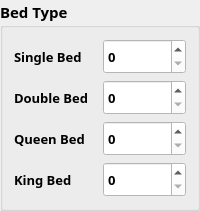
                                <widget class="QGroupBox" name="groupBox_11">
                                 <property name="sizePolicy">
                                  <sizepolicy hsizetype="Preferred" vsizetype="Expanding">
                                   <horstretch>0</horstretch>
                                   <verstretch>0</verstretch>
                                  </sizepolicy>
                                 </property>
                                 <property name="font">
                                  <font>
                                   <family>Century Gothic</family>
                                   <pointsize>11</pointsize>
                                   <weight>75</weight>
                                   <bold>true</bold>
                                  </font>
                                 </property>
                                 <property name="styleSheet">
                                  <string notr="true"/>
                                 </property>
                                 <property name="title">
                                  <string>Bed Type </string>
                                 </property>
                                 <layout class="QGridLayout" name="gridLayout_85">
                                  <item row="1" column="1">
                                   <widget class="QSpinBox" name="s2Double">
                                    <property name="minimumSize">
                                     <size>
                                      <width>60</width>
                                      <height>35</height>
                                     </size>
                                    </property>
                                    <property name="font">
                                     <font>
                                      <family>Century Gothic</family>
                                      <pointsize>10</pointsize>
                                     </font>
                                    </property>
                                    <property name="styleSheet">
                                     <string notr="true">background-color: rgb(255, 255, 255);</string>
                                    </property>
                                   </widget>
                                  </item>
                                  <item row="2" column="1">
                                   <widget class="QSpinBox" name="s2Queen">
                                    <property name="minimumSize">
                                     <size>
                                      <width>60</width>
                                      <height>35</height>
                                     </size>
                                    </property>
                                    <property name="font">
                                     <font>
                                      <family>Century Gothic</family>
                                      <pointsize>10</pointsize>
                                     </font>
                                    </property>
                                    <property name="styleSheet">
                                     <string notr="true">background-color: rgb(255, 255, 255);</string>
                                    </property>
                                   </widget>
                                  </item>
                                  <item row="3" column="1">
                                   <widget class="QSpinBox" name="s2King">
                                    <property name="minimumSize">
                                     <size>
                                      <width>60</width>
                                      <height>35</height>
                                     </size>
                                    </property>
                                    <property name="font">
                                     <font>
                                      <family>Century Gothic</family>
                                      <pointsize>10</pointsize>
                                     </font>
                                    </property>
                                    <property name="styleSheet">
                                     <string notr="true">background-color: rgb(255, 255, 255);</string>
                                    </property>
                                   </widget>
                                  </item>
                                  <item row="0" column="1">
                                   <widget class="QSpinBox" name="s2Single">
                                    <property name="minimumSize">
                                     <size>
                                      <width>60</width>
                                      <height>35</height>
                                     </size>
                                    </property>
                                    <property name="font">
                                     <font>
                                      <family>Century Gothic</family>
                                      <pointsize>10</pointsize>
                                     </font>
                                    </property>
                                    <property name="styleSheet">
                                     <string notr="true">background-color: rgb(255, 255, 255);</string>
                                    </property>
                                   </widget>
                                  </item>
                                  <item row="0" column="0">
                                   <widget class="QLabel" name="label_39">
                                    <property name="font">
                                     <font>
                                      <family>Century Gothic</family>
                                      <pointsize>10</pointsize>
                                     </font>
                                    </property>
                                    <property name="text">
                                     <string>Single Bed</string>
                                    </property>
                                   </widget>
                                  </item>
                                  <item row="1" column="0">
                                   <widget class="QLabel" name="label_51">
                                    <property name="font">
                                     <font>
                                      <family>Century Gothic</family>
                                      <pointsize>10</pointsize>
                                     </font>
                                    </property>
                                    <property name="text">
                                     <string>Double Bed</string>
                                    </property>
                                   </widget>
                                  </item>
                                  <item row="2" column="0">
                                   <widget class="QLabel" name="label_52">
                                    <property name="font">
                                     <font>
                                      <family>Century Gothic</family>
                                      <pointsize>10</pointsize>
                                     </font>
                                    </property>
                                    <property name="text">
                                     <string>Queen Bed</string>
                                    </property>
                                   </widget>
                                  </item>
                                  <item row="3" column="0">
                                   <widget class="QLabel" name="label_53">
                                    <property name="font">
                                     <font>
                                      <family>Century Gothic</family>
                                      <pointsize>10</pointsize>
                                     </font>
                                    </property>
                                    <property name="text">
                                     <string>King Bed</string>
                                    </property>
                                   </widget>
                                  </item>
                                 </layout>
                                </widget>
